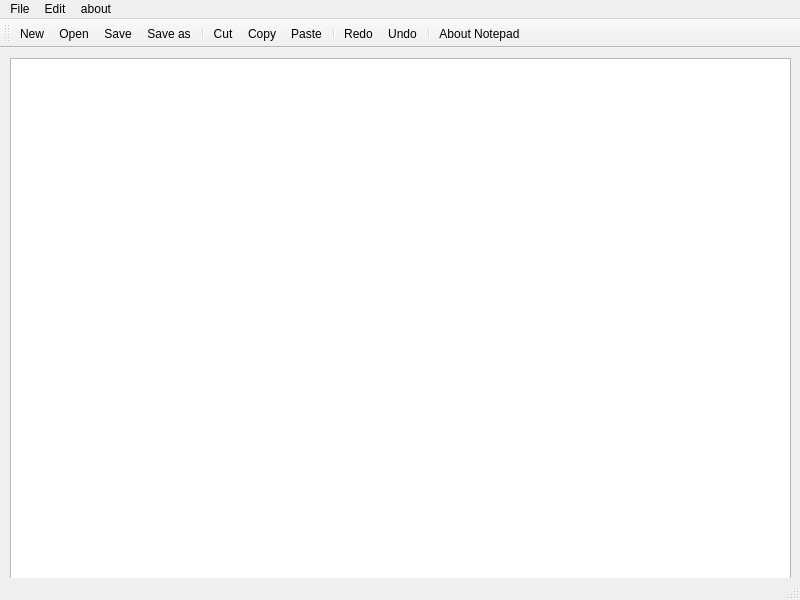
<?xml version="1.0" encoding="UTF-8"?>
<ui version="4.0">
 <class>MainWindow</class>
 <widget class="QMainWindow" name="MainWindow">
  <property name="geometry">
   <rect>
    <x>0</x>
    <y>0</y>
    <width>800</width>
    <height>600</height>
   </rect>
  </property>
  <property name="windowTitle">
   <string>MainWindow</string>
  </property>
  <widget class="QWidget" name="centralwidget">
   <widget class="QTextEdit" name="textEdit">
    <property name="geometry">
     <rect>
      <x>10</x>
      <y>10</y>
      <width>781</width>
      <height>531</height>
     </rect>
    </property>
   </widget>
  </widget>
  <widget class="QMenuBar" name="menubar">
   <property name="geometry">
    <rect>
     <x>0</x>
     <y>0</y>
     <width>800</width>
     <height>26</height>
    </rect>
   </property>
   <widget class="QMenu" name="menuFile">
    <property name="title">
     <string>File</string>
    </property>
    <addaction name="actionNew"/>
    <addaction name="actionOpen"/>
    <addaction name="separator"/>
    <addaction name="separator"/>
    <addaction name="actionSave"/>
    <addaction name="actionSave_as"/>
   </widget>
   <widget class="QMenu" name="menuEdit">
    <property name="title">
     <string>Edit</string>
    </property>
    <addaction name="actionCut"/>
    <addaction name="actionCopy"/>
    <addaction name="actionPaste"/>
    <addaction name="separator"/>
    <addaction name="actionRedo"/>
    <addaction name="actionUndo"/>
   </widget>
   <widget class="QMenu" name="menuAbout">
    <property name="title">
     <string>about</string>
    </property>
    <addaction name="actionAbout_Notepad"/>
   </widget>
   <addaction name="menuFile"/>
   <addaction name="menuEdit"/>
   <addaction name="menuAbout"/>
  </widget>
  <widget class="QStatusBar" name="statusbar"/>
  <widget class="QToolBar" name="toolBar">
   <property name="windowTitle">
    <string>toolBar</string>
   </property>
   <attribute name="toolBarArea">
    <enum>TopToolBarArea</enum>
   </attribute>
   <attribute name="toolBarBreak">
    <bool>false</bool>
   </attribute>
   <addaction name="actionNew"/>
   <addaction name="actionOpen"/>
   <addaction name="actionSave"/>
   <addaction name="actionSave_as"/>
   <addaction name="separator"/>
   <addaction name="actionCut"/>
   <addaction name="actionCopy"/>
   <addaction name="actionPaste"/>
   <addaction name="separator"/>
   <addaction name="actionRedo"/>
   <addaction name="actionUndo"/>
   <addaction name="separator"/>
   <addaction name="actionAbout_Notepad"/>
  </widget>
  <action name="actionNew">
   <property name="icon">
    <iconset resource="Resource.qrc">
     <normaloff>:/rec/img/New.png</normaloff>:/rec/img/New.png</iconset>
   </property>
   <property name="text">
    <string>New</string>
   </property>
   <property name="shortcut">
    <string>Ctrl+N</string>
   </property>
  </action>
  <action name="actionOpen">
   <property name="icon">
    <iconset resource="Resource.qrc">
     <normaloff>:/rec/img/Open.png</normaloff>:/rec/img/Open.png</iconset>
   </property>
   <property name="text">
    <string>Open</string>
   </property>
   <property name="shortcut">
    <string>Ctrl+O</string>
   </property>
  </action>
  <action name="actionSave">
   <property name="icon">
    <iconset resource="Resource.qrc">
     <normaloff>:/rec/img/Save.png</normaloff>:/rec/img/Save.png</iconset>
   </property>
   <property name="text">
    <string>Save </string>
   </property>
   <property name="shortcut">
    <string>Ctrl+S</string>
   </property>
  </action>
  <action name="actionSave_as">
   <property name="icon">
    <iconset resource="Resource.qrc">
     <normaloff>:/rec/img/Save-as.png</normaloff>:/rec/img/Save-as.png</iconset>
   </property>
   <property name="text">
    <string>Save as</string>
   </property>
   <property name="shortcut">
    <string>Ctrl+Shift+S</string>
   </property>
  </action>
  <action name="actionCut">
   <property name="icon">
    <iconset resource="Resource.qrc">
     <normaloff>:/rec/img/Cut.png</normaloff>:/rec/img/Cut.png</iconset>
   </property>
   <property name="text">
    <string>Cut</string>
   </property>
   <property name="shortcut">
    <string>Ctrl+X</string>
   </property>
  </action>
  <action name="actionCopy">
   <property name="icon">
    <iconset resource="Resource.qrc">
     <normaloff>:/rec/img/Copy.png</normaloff>:/rec/img/Copy.png</iconset>
   </property>
   <property name="text">
    <string>Copy</string>
   </property>
   <property name="shortcut">
    <string>Ctrl+C</string>
   </property>
  </action>
  <action name="actionPaste">
   <property name="icon">
    <iconset resource="Resource.qrc">
     <normaloff>:/rec/img/Paste.png</normaloff>:/rec/img/Paste.png</iconset>
   </property>
   <property name="text">
    <string>Paste</string>
   </property>
   <property name="shortcut">
    <string>Ctrl+V</string>
   </property>
  </action>
  <action name="actionRedo">
   <property name="icon">
    <iconset resource="Resource.qrc">
     <normaloff>:/rec/img/Redo.png</normaloff>:/rec/img/Redo.png</iconset>
   </property>
   <property name="text">
    <string>Redo</string>
   </property>
   <property name="shortcut">
    <string>Ctrl+Z</string>
   </property>
  </action>
  <action name="actionUndo">
   <property name="icon">
    <iconset resource="Resource.qrc">
     <normaloff>:/rec/img/Undo.png</normaloff>:/rec/img/Undo.png</iconset>
   </property>
   <property name="text">
    <string>Undo</string>
   </property>
   <property name="shortcut">
    <string>Ctrl+Shift+Z</string>
   </property>
  </action>
  <action name="actionAbout_Notepad">
   <property name="icon">
    <iconset resource="Resource.qrc">
     <normaloff>:/rec/img/About.png</normaloff>:/rec/img/About.png</iconset>
   </property>
   <property name="text">
    <string>About Notepad</string>
   </property>
  </action>
 </widget>
 <resources>
  <include location="Resource.qrc"/>
 </resources>
 <connections/>
</ui>
